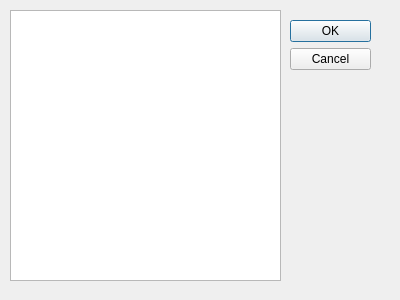
<?xml version="1.0" encoding="UTF-8"?>
<ui version="4.0">
 <class>DialogFont</class>
 <widget class="QDialog" name="DialogFont">
  <property name="geometry">
   <rect>
    <x>0</x>
    <y>0</y>
    <width>400</width>
    <height>300</height>
   </rect>
  </property>
  <property name="windowTitle">
   <string>DialogFont</string>
  </property>
  <widget class="QDialogButtonBox" name="buttonBox">
   <property name="geometry">
    <rect>
     <x>290</x>
     <y>20</y>
     <width>81</width>
     <height>241</height>
    </rect>
   </property>
   <property name="orientation">
    <enum>Qt::Vertical</enum>
   </property>
   <property name="standardButtons">
    <set>QDialogButtonBox::Cancel|QDialogButtonBox::Ok</set>
   </property>
  </widget>
  <widget class="QListWidget" name="listWidget">
   <property name="geometry">
    <rect>
     <x>10</x>
     <y>10</y>
     <width>271</width>
     <height>271</height>
    </rect>
   </property>
  </widget>
 </widget>
 <resources/>
 <connections>
  <connection>
   <sender>buttonBox</sender>
   <signal>accepted()</signal>
   <receiver>DialogFont</receiver>
   <slot>accept()</slot>
   <hints>
    <hint type="sourcelabel">
     <x>248</x>
     <y>254</y>
    </hint>
    <hint type="destinationlabel">
     <x>157</x>
     <y>274</y>
    </hint>
   </hints>
  </connection>
  <connection>
   <sender>buttonBox</sender>
   <signal>rejected()</signal>
   <receiver>DialogFont</receiver>
   <slot>reject()</slot>
   <hints>
    <hint type="sourcelabel">
     <x>316</x>
     <y>260</y>
    </hint>
    <hint type="destinationlabel">
     <x>286</x>
     <y>274</y>
    </hint>
   </hints>
  </connection>
 </connections>
</ui>
